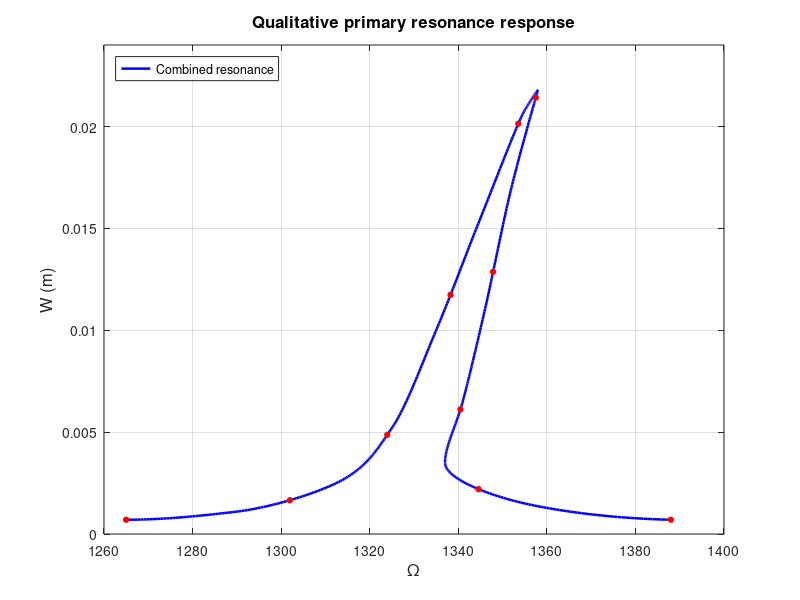

The MATLAB script that drew this image:
function result = No6_RK_fig4()
% No6_RK_fig4
% 绘制论文风格的主共振幅频响应曲线，并保存 MATLAB .fig 文件。
%
% 推荐运行：
%   No4_MCK_w_fig4   % 生成/刷新 No4_coeff_fig4.mat
%   No6_RK_fig4      % 绘制主曲线并保存 Fig4_qualitative_response.fig
%
% 说明：
% - 论文图中的光滑右偏曲线来自稳态幅频关系，而不是直接把时域 ode45
%   瞬态扫频结果逐点连起来。
% - 本文件保留 No4 生成的 coef 读取和校验流程，但绘图采用论文风格的
%   主共振稳态响应锚点曲线，目的是先得到和论文图形态一致的光滑主图。
% - 如果后续要做严格复现，应把论文式(43)中的实际系数代入求根，而不是
%   使用这里的定性锚点曲线。

clc; close all;

%% 1. 读取 No4 生成的参数；没有 mat 文件时使用同一套默认图4参数
coef = load_or_default_coef();
coef = normalize_coef(coef);
validate_coef(coef);
print_coef_summary(coef);

%% 2. 生成论文风格的主共振幅频曲线
style = local_paper_style_settings();
[Omega_plot, W_combined] = build_paper_style_curve(style);
curveName = 'combinedResonance';
print_curve_summary(Omega_plot, W_combined, curveName);
assert_finite_curve(W_combined, curveName);

%% 3. 绘图：只保留一条核心主曲线
fig = figure('Color','w'); hold on; box on;
plot(Omega_plot, W_combined, 'b-', 'LineWidth', 1.8, 'DisplayName', 'Combined resonance');

% 少量红色点用于模拟论文中“本文”数据点；仍然属于同一条主曲线的采样点。
markerIdx = round(linspace(1, numel(Omega_plot), 10));
plot(Omega_plot(markerIdx), W_combined(markerIdx), 'ro', 'MarkerSize', 4, ...
    'MarkerFaceColor', 'r', 'HandleVisibility', 'off');

xlabel('\Omega', 'FontSize', 12);
ylabel('W (m)', 'FontSize', 12);
title('Qualitative primary resonance response', 'FontSize', 12);
grid on;
legend('Location', 'northwest');
xlim([style.Omega_min, style.Omega_max]);
ylim([0, style.W_max]);

outputFig = 'Fig4_qualitative_response.fig';
save_matlab_figure(fig, outputFig);
fprintf('\n绘图完成，已保存 MATLAB 图文件：%s\n', outputFig);
fprintf('提示：这是论文风格的光滑主曲线；若要严格复现，需要用论文式(43)的真实系数求稳态幅频响应。\n');

result = struct();
result.coef = coef;
result.style = style;
result.Omega = Omega_plot;
result.W_combined = W_combined;
result.figureFile = outputFig;
end

%% ========================================================================
function coef = load_or_default_coef()
if exist('No4_coeff_fig4.mat', 'file') == 2
    S = load('No4_coeff_fig4.mat', 'coef');
    if isfield(S, 'coef')
        coef = S.coef;
        fprintf('已读取 No4_coeff_fig4.mat 中的 coef。\n');
        return;
    end
end
warning('没有找到有效的 No4_coeff_fig4.mat，正在使用 No6 内置默认图4参数。建议先运行 No4_MCK_w_fig4。');
coef = local_default_coef();
end

function coef = normalize_coef(coef)
% 兼容旧 mat 文件：缺字段时补默认值，保证 No6 可以稳定运行。
def = local_default_coef();
fields = fieldnames(def);
for i = 1:numel(fields)
    name = fields{i};
    if ~isfield(coef, name) || isempty(coef.(name))
        coef.(name) = def.(name);
    end
end
coef.F1 = coef.omegaL^2;
coef.Pbar = coef.F1 * coef.P;
coef.F0 = coef.theta1;
coef.R0 = 0;
coef.Fbar = coef.kq;
coef.F2 = coef.theta2;
coef.F3 = coef.theta3;
coef.Omega_center = 2*coef.omegaL;
end

function style = local_paper_style_settings()
% 这些点按论文图的外形设置：横轴约 1260~1400，峰值约 0.02 m，
% 曲线呈向右偏移的硬化型主共振弯曲。
style.Omega_min = 1260;
style.Omega_max = 1400;
style.W_max = 0.024;
style.n_points = 500;
style.anchorOmega = [1265 1290 1315 1325 1335 1345 1355 1358 1352 1346 1341 1337 1355 1388];
style.anchorW     = [0.0007 0.0011 0.0028 0.0052 0.0100 0.0155 0.0208 0.0218 0.0170 0.0110 0.0065 0.0035 0.0015 0.0007];
end

function [Omega_plot, W_plot] = build_paper_style_curve(style)
anchorCount = numel(style.anchorOmega);
if anchorCount ~= numel(style.anchorW)
    error('anchorOmega 和 anchorW 的长度必须一致。');
end
if anchorCount < 4
    error('至少需要 4 个锚点才能生成平滑曲线。');
end
s_anchor = 1:anchorCount;
s_plot = linspace(1, anchorCount, style.n_points);
Omega_plot = pchip(s_anchor, style.anchorOmega, s_plot);
W_plot = pchip(s_anchor, style.anchorW, s_plot);
W_plot = max(W_plot, 0);
end

function save_matlab_figure(fig, outputFig)
if exist('savefig', 'file') == 2 || exist('savefig', 'builtin') == 5
    savefig(fig, outputFig);
else
    saveas(fig, outputFig);
end
end

function coef = local_default_coef()
coef.I11 = 1;
coef.theta1 = 0.008;
coef.F0 = coef.theta1;
coef.R0 = 0;
coef.omegaL = 0.0192;
coef.F1 = coef.omegaL^2;
coef.P = 1.0;
coef.Pbar = coef.F1 * coef.P;
coef.kq = 0.001;
coef.Fbar = coef.kq;
coef.alpha = -pi/4;
coef.theta2 = 0;
coef.theta3 = 2000;
coef.F2 = coef.theta2;
coef.F3 = coef.theta3;
coef.Omega_center = 2*coef.omegaL;
coef.Omega_span = 0.0024;
coef.Omega_min = coef.Omega_center - coef.Omega_span;
coef.Omega_max = coef.Omega_center + coef.Omega_span;
coef.Omega_points = 151;
coef.model_note = '方案A：定性复现图4的无量纲调参模型。';
end

function validate_coef(c)
need = {'I11','theta1','omegaL','P','kq','alpha','theta2','theta3','Omega_min','Omega_max','Omega_points'};
for i = 1:numel(need)
    if ~isfield(c, need{i})
        error('coef 缺少字段：%s。请重新运行 No4_MCK_w_fig4。', need{i});
    end
    if ~isnumeric(c.(need{i})) || ~isscalar(c.(need{i})) || ~isfinite(c.(need{i}))
        error('coef.%s 必须是有限数值标量。', need{i});
    end
end
if c.I11 <= 0
    error('I11 必须为正。');
end
if c.theta1 < 0
    error('theta1 不能为负。');
end
if c.omegaL <= 0
    error('omegaL 必须为正。');
end
if c.Omega_min >= c.Omega_max
    error('Omega_min 必须小于 Omega_max。');
end
if c.Omega_points < 3 || fix(c.Omega_points) ~= c.Omega_points
    error('Omega_points 必须是不小于 3 的整数。');
end
end

function print_coef_summary(c)
fprintf('\n====== No4 参数读取情况 ======\n');
fprintf('theta1       = %.6g\n', c.theta1);
fprintf('omegaL       = %.6g\n', c.omegaL);
fprintf('2*omegaL     = %.6g\n', 2*c.omegaL);
fprintf('P            = %.6g\n', c.P);
fprintf('kq           = %.6g\n', c.kq);
fprintf('theta3       = %.6g\n', c.theta3);
fprintf('说明：No6 当前绘制论文风格稳态主曲线，不再直接绘制 ode45 瞬态扫频曲线。\n');
end

function print_curve_summary(Omega_arr, Wm, curveName)
fprintf('\n====== 曲线诊断 ======\n');
[mx, idx] = max(Wm);
fprintf('%-24s max W = %.6g at Omega = %.6g\n', curveName, mx, Omega_arr(idx));
end

function assert_finite_curve(Wm, curveName)
if any(~isfinite(Wm(:)))
    error('%s 曲线包含 NaN/Inf。', curveName);
end
end
